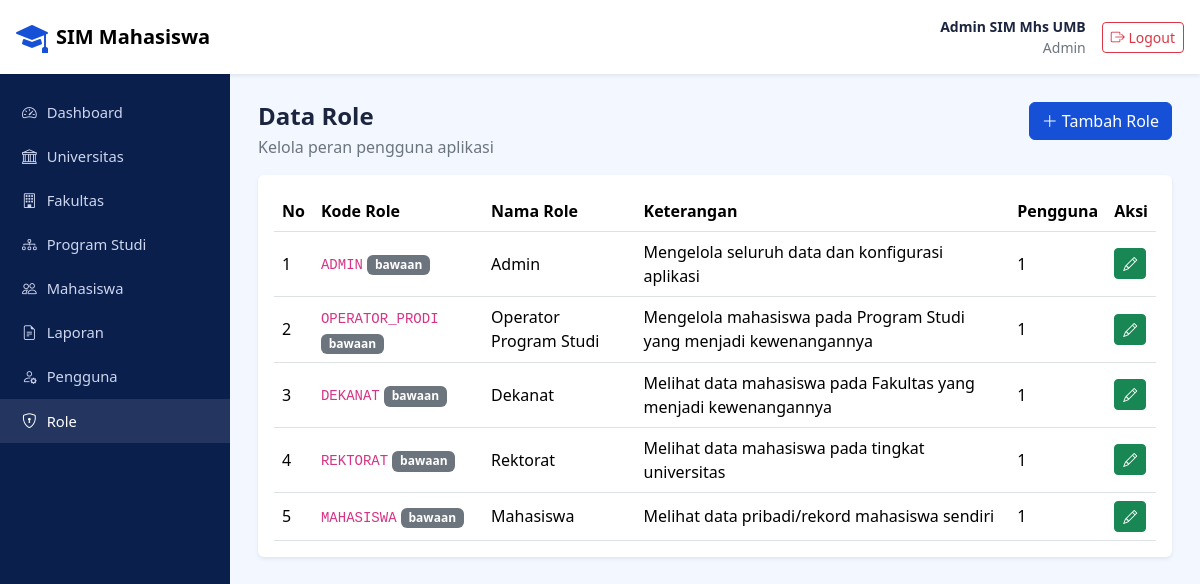
Screenshot of /pages/role.php (signed in) with the database file from the repository.
### tables this page shows
CREATE TABLE `roles` (
  `id_role` smallint unsigned NOT NULL AUTO_INCREMENT,
  `kode_role` varchar(30) NOT NULL,
  `nama_role` varchar(100) NOT NULL,
  `keterangan` varchar(255) DEFAULT NULL,
  `created_at` timestamp NOT NULL DEFAULT CURRENT_TIMESTAMP,
  PRIMARY KEY (`id_role`),
  UNIQUE KEY `kode_role` (`kode_role`)
);

### includes/helper.php (called while the page is built, shortened)
<?php
function e($t) {
    return htmlspecialchars((string)$t, ENT_QUOTES, 'UTF-8');
}

### pages/role.php (the view, shortened to what this page needs)
<?php
require_once __DIR__ . '/../includes/helper.php';
require_once __DIR__ . '/../config/koneksi.php';
$data = [];
$q = mysqli_query($koneksi,
    "SELECT r.id_role, r.kode_role, r.nama_role, r.keterangan,
            COUNT(p.id_pengguna) AS jml_pengguna
     FROM roles r
     LEFT JOIN pengguna p ON p.id_role = r.id_role
     GROUP BY r.id_role, r.kode_role, r.nama_role, r.keterangan
     ORDER BY r.id_role");
while ($row = mysqli_fetch_assoc($q)) { $data[] = $row; }
include __DIR__ . '/../includes/layout_atas.php';
?>
<div class="d-flex justify-content-between align-items-start flex-wrap gap-2 mb-3">
  <div>
    <h4 class="fw-bold mb-1">Data Role</h4>
    <p class="text-secondary mb-0">Kelola peran pengguna aplikasi</p>
  </div>
  <a href="role_tambah.php" class="btn btn-primary"><i class="bi bi-plus-lg"></i> Tambah Role</a>
</div>
<div class="card border-0 shadow-sm">
  <div class="card-body">
    <div class="table-responsive">
      <table class="table align-middle mb-0">
        <thead>
          <tr><th>No</th><th>Kode Role</th><th>Nama Role</th><th>Keterangan</th><th>Pengguna</th><th>Aksi</th></tr>
        </thead>
        <tbody>
          <?php foreach ($data as $i => $r): ?>
            <?php $bawaan = (int)$r['id_role'] <= 5; ?>
            <tr>
              <td><?= $i + 1 ?></td>
              <td>
                <code><?= e($r['kode_role']) ?></code>
                <?php if ($bawaan): ?><span class="badge text-bg-secondary">bawaan</span><?php endif; ?>
              </td>
              <td><?= e($r['nama_role']) ?></td>
              <td><?= e($r['keterangan'] ?? '-') ?></td>
              <td><?= (int)$r['jml_pengguna'] ?></td>
              <td class="text-nowrap">
                <a href="role_edit.php?id=<?= (int)$r['id_role'] ?>" class="btn btn-success btn-sm" title="Ubah">
                  <i class="bi bi-pencil"></i>
                </a>
              </td>
            </tr>
          <?php endforeach; ?>
        </tbody>
      </table>
    </div>
  </div>
</div>
<?php include __DIR__ . '/../includes/layout_bawah.php'; ?>

### assets/css/style.css (style rules this page uses)
:root { --biru: #1550d6; --biru-tua: #0b1f4d; --soft: #f3f7ff; }
body { font-family: "Segoe UI", system-ui, sans-serif; color: #1c2540; }
.bg-soft { background: var(--soft); }
.btn-primary { background: var(--biru); border-color: var(--biru); }

### rows the page displays
roles: kode_role "ADMIN", shows "bawaan", nama_role "Admin", keterangan "Mengelola seluruh data dan konfigurasi aplikasi", jml_pengguna "1"
roles: kode_role "OPERATOR_PRODI", shows "bawaan", nama_role "Operator Program Studi", keterangan "Mengelola mahasiswa pada Program Studi yang menjadi kewenangannya", jml_pengguna "1"
roles: kode_role "DEKANAT", shows "bawaan", nama_role "Dekanat", keterangan "Melihat data mahasiswa pada Fakultas yang menjadi kewenangannya", jml_pengguna "1"
roles: kode_role "REKTORAT", shows "bawaan", nama_role "Rektorat", keterangan "Melihat data mahasiswa pada tingkat universitas", jml_pengguna "1"
roles: kode_role "MAHASISWA", shows "bawaan", nama_role "Mahasiswa", keterangan "Melihat data pribadi/rekord mahasiswa sendiri", jml_pengguna "1"

### other values shown
$_SESSION['nama_lengkap'] "Admin SIM Mhs UMB"
$_SESSION['nama_role'] "Admin"
$label "Dashboard"
$label "Universitas"
$label "Fakultas"
$label "Program Studi"
$label "Mahasiswa"
$label "Laporan"
$label "Pengguna"
$label "Role"
